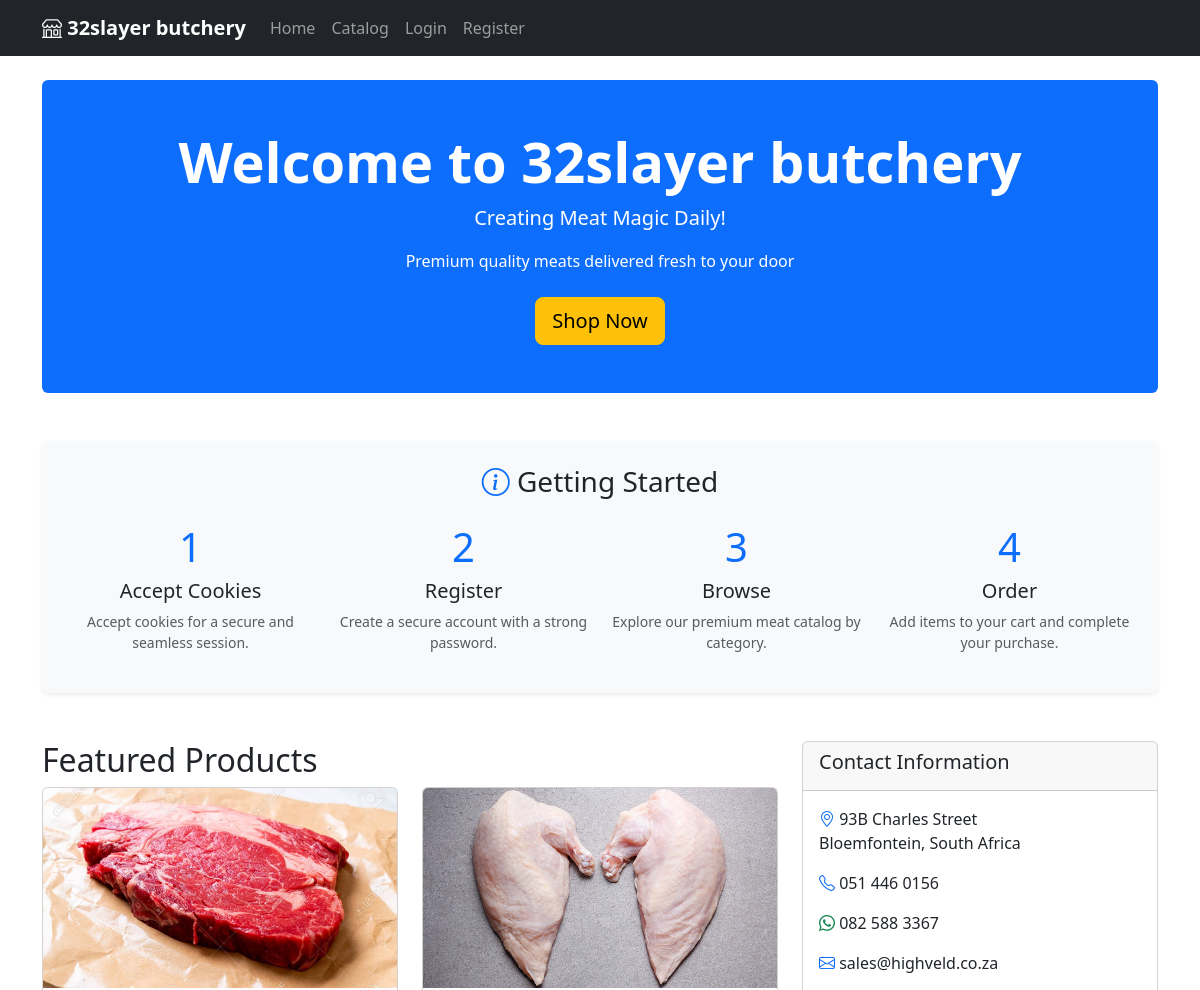
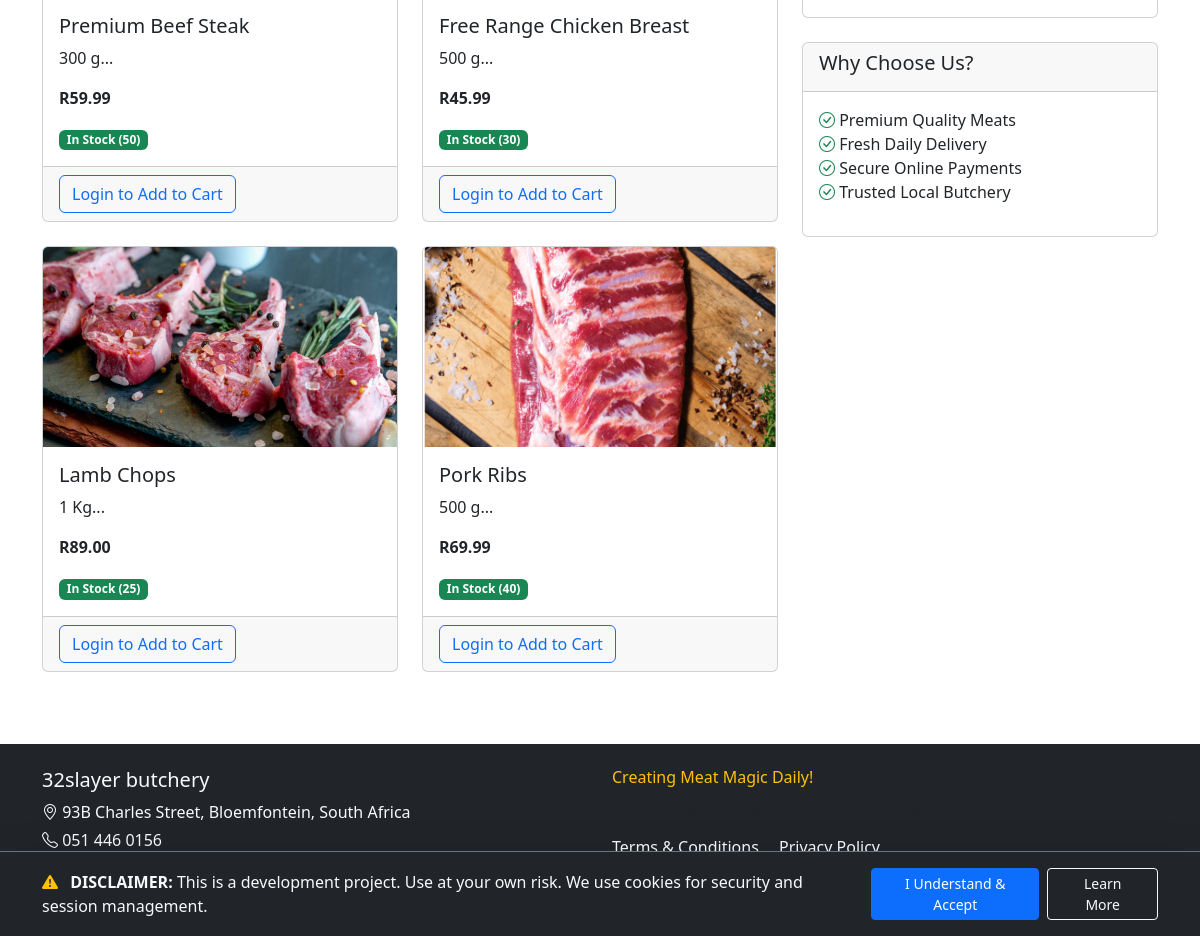
The page / on the database its author committed (2 pictures, top to bottom).
### main.py (models this page shows)
class Product(db.Model):
    id = db.Column(db.Integer, primary_key=True)
    name = db.Column(db.String(100), nullable=False)
    description = db.Column(db.Text)
    price = db.Column(db.Float, nullable=False)
    stock_quantity = db.Column(db.Integer, nullable=False, default=0)
    category = db.Column(db.String(50))
    image_url = db.Column(db.String(200))
    is_active = db.Column(db.Boolean, default=True)
    created_at = db.Column(db.DateTime, default=datetime.utcnow)

### main.py (the view)
@app.route('/')
def index():
    products = Product.query.filter_by(is_active=True).all()
    return render_template('index.html', products=products)

### main.py (called while the page is built)
@app.before_request
def check_session_validity():
    if current_user.is_authenticated:
        user = User.query.get(current_user.id)
        if not user or user.is_banned:
            logout_user()
            flash('Your session has expired or your account is no longer active.', 'error')
            return redirect(url_for('login'))
        session.permanent = True
        app.permanent_session_lifetime = timedelta(minutes=30)

@app.context_processor
def inject_site_settings():
    settings = SiteSettings.query.first()
    if not settings:
        settings = SiteSettings(background_color='#ffffff')
        db.session.add(settings)
        db.session.commit()
    return dict(site_settings=settings)

### templates/index.html
{% extends "base.html" %}
{% block content %}
<div class="hero-section bg-primary text-white py-5 mb-5 rounded">
    <div class="container text-center">
        <h1 class="display-4 fw-bold">Welcome to 32slayer butchery</h1>
        <p class="lead">Creating Meat Magic Daily!</p>
        <p class="mb-4">Premium quality meats delivered fresh to your door</p>
        <a href="{{ url_for('catalog') }}" class="btn btn-warning btn-lg">Shop Now</a>
    </div>
</div>
<div class="row mb-5">
    <div class="col-12">
        <div class="card shadow-sm border-0 bg-light">
            <div class="card-body p-4">
                <h3 class="card-title text-center mb-4"><i class="bi bi-info-circle text-primary"></i> Getting Started</h3>
                <div class="row text-center">
                    <div class="col-md-3 mb-3 mb-md-0">
                        <div class="h1 text-primary mb-2">1</div>
                        <h5>Accept Cookies</h5>
                        <p class="text-muted small">Accept cookies for a secure and seamless session.</p>
                    </div>
                    <div class="col-md-3 mb-3 mb-md-0">
                        <div class="h1 text-primary mb-2">2</div>
                        <h5>Register</h5>
                        <p class="text-muted small">Create a secure account with a strong password.</p>
                    </div>
                    <div class="col-md-3 mb-3 mb-md-0">
                        <div class="h1 text-primary mb-2">3</div>
                        <h5>Browse</h5>
                        <p class="text-muted small">Explore our premium meat catalog by category.</p>
                    </div>
                    <div class="col-md-3">
                        <div class="h1 text-primary mb-2">4</div>
                        <h5>Order</h5>
                        <p class="text-muted small">Add items to your cart and complete your purchase.</p>
                    </div>
                </div>
            </div>
        </div>
    </div>
</div>
<div class="row">
    <div class="col-md-8">
        <h2>Featured Products</h2>
        <div class="row">
            {% for product in products[:4] %}
            <div class="col-md-6 mb-4">
                <div class="card h-100">
                    {% if product.image_url %}
                    <img src="{{ url_for('static', filename=product.image_url) }}" class="card-img-top" alt="{{ product.name }}" style="height: 200px; object-fit: cover;">
                    {% else %}
                    <div class="card-img-top bg-light d-flex align-items-center justify-content-center" style="height: 200px;">
                        <i class="bi bi-image text-muted" style="font-size: 3rem;"></i>
                    </div>
                    {% endif %}
                    <div class="card-body">
                        <h5 class="card-title">{{ product.name }}</h5>
                        <p class="card-text">{{ product.description[:100] }}...</p>
                        <p class="card-text"><strong>R{{ "%.2f"|format(product.price) }}</strong></p>
                        {% if product.stock_quantity > 0 %}
                            <span class="badge bg-success">In Stock ({{ product.stock_quantity }})</span>
                        {% else %}
                            <span class="badge bg-danger">Out of Stock</span>
                        {% endif %}
                    </div>
                    <div class="card-footer">
                        {% if product.stock_quantity > 0 %}
                            {% if current_user.is_authenticated %}
                                {% if current_user.is_admin %}
                                    <a href="{{ url_for('admin_edit_product', product_id=product.id) }}" class="btn btn-warning">Edit Product</a>
                                {% else %}
                                    <a href="{{ url_for('add_to_cart', product_id=product.id) }}" class="btn btn-primary">Add to Cart</a>
                                {% endif %}
                            {% else %}
                                <a href="{{ url_for('login') }}" class="btn btn-outline-primary">Login to Add to Cart</a>
                            {% endif %}
                        {% endif %}
                    </div>
                </div>
            </div>
            {% endfor %}
        </div>
    </div>
    <div class="col-md-4">
        <div class="card">
            <div class="card-header">
                <h5>Contact Information</h5>
            </div>
            <div class="card-body">
                <p><i class="bi bi-geo-alt text-primary"></i> 93B Charles Street<br>Bloemfontein, South Africa</p>
                <p><i class="bi bi-telephone text-primary"></i> 051 446 0156</p>
                <p><i class="bi bi-whatsapp text-success"></i> 082 588 3367</p>
                <p><i class="bi bi-envelope text-primary"></i> sales@highveld.co.za</p>
            </div>
        </div>
        <div class="card mt-4">
            <div class="card-header">
                <h5>Why Choose Us?</h5>
            </div>
            <div class="card-body">
                <ul class="list-unstyled">
                    <li><i class="bi bi-check-circle text-success"></i> Premium Quality Meats</li>
                    <li><i class="bi bi-check-circle text-success"></i> Fresh Daily Delivery</li>
                    <li><i class="bi bi-check-circle text-success"></i> Secure Online Payments</li>
                    <li><i class="bi bi-check-circle text-success"></i> Trusted Local Butchery</li>
                </ul>
            </div>
        </div>
    </div>
</div>
{% endblock %}

### templates/base.html (shortened to what this page needs)
<!DOCTYPE html>
<html lang="en">
<head>
    <link href="https://cdn.jsdelivr.net/npm/bootstrap@5.3.0/dist/css/bootstrap.min.css" rel="stylesheet">
    <link rel="stylesheet" href="https://cdn.jsdelivr.net/npm/bootstrap-icons@1.7.2/font/bootstrap-icons.css">
</head>
<body style="background-color: {{ site_settings.background_color }};">
    <nav class="navbar navbar-expand-lg navbar-dark bg-dark">
        <div class="container">
            <a class="navbar-brand fw-bold" href="{{ url_for('index') }}">
                <i class="bi bi-shop"></i> 32slayer butchery
            </a>
            <div class="collapse navbar-collapse" id="navbarNav">
                <ul class="navbar-nav me-auto">
                    <li class="nav-item">
                        <a class="nav-link" href="{{ url_for('index') }}">Home</a>
                    </li>
                    <li class="nav-item">
                        <a class="nav-link" href="{{ url_for('catalog') }}">Catalog</a>
                    </li>
                    {% if current_user.is_authenticated %}
                        {% if not current_user.is_admin %}
                        <li class="nav-item">
                            <a class="nav-link" href="{{ url_for('cart') }}">
                                <i class="bi bi-cart3"></i> Cart
                                {% if session.cart %}
                                    <span class="badge bg-danger">{{ session.cart|length }}</span>
                                {% endif %}
                            </a>
                        </li>
                        {% endif %}
                        {% if current_user.is_admin %}
                        <li class="nav-item">
                            <a class="nav-link" href="{{ url_for('admin_dashboard') }}">
                                <i class="bi bi-shield-check"></i> Admin
                            </a>
                        </li>
                        {% endif %}
                        <li class="nav-item dropdown">
                            <a class="nav-link dropdown-toggle" href="#" role="button" data-bs-toggle="dropdown">
                                <i class="bi bi-person-circle"></i> {{ current_user.username }}
                                {% if current_user.is_admin %}
                                    <span class="badge bg-warning">Admin</span>
                                {% endif %}
                            </a>
                            <ul class="dropdown-menu">
                                {% if current_user.is_admin %}
                                <li><a class="dropdown-item" href="{{ url_for('admin_dashboard') }}"><i class="bi bi-shield-check"></i> Admin Dashboard</a></li>
                                <li><hr class="dropdown-divider"></li>
                                {% endif %}
                                <li><a class="dropdown-item" href="{{ url_for('logout') }}">Logout</a></li>
                            </ul>
                        </li>
                    {% else %}
                        <li class="nav-item">
                            <a class="nav-link" href="{{ url_for('login') }}">Login</a>
                        </li>
                        <li class="nav-item">
                            <a class="nav-link" href="{{ url_for('register') }}">Register</a>
                        </li>
                    {% endif %}
                </ul>
            </div>
        </div>
    </nav>
    <main class="container mt-4">
        {% block content %}{% endblock %}
    </main>
    <footer class="bg-dark text-light py-4 mt-5">
        <div class="container">
            <div class="row">
                <div class="col-md-6">
                    <h5>32slayer butchery</h5>
                    <p class="mb-1"><i class="bi bi-geo-alt"></i> 93B Charles Street, Bloemfontein, South Africa</p>
                    <p class="mb-1"><i class="bi bi-telephone"></i> 051 446 0156</p>
                    <p class="mb-1"> 082 588 3367</p>
                    <p class="mb-1"> sales@highveld.co.za</p>
                </div>
                <div class="col-md-6">
                    <h6 class="text-warning">Creating Meat Magic Daily!</h6>
                    <p class="text-muted">Your trusted partner for premium quality meats.</p>
                    <div class="mt-3">
                        <a href="{{ url_for('terms_conditions') }}" class="text-light me-3">Terms & Conditions</a>
                        <a href="#" class="text-light">Privacy Policy</a>
                    </div>
                </div>
            </div>
        </div>
    </footer>
    {% if not request.cookies.get('cookies_accepted') %}
    <div id="cookie-banner" class="fixed-bottom bg-dark text-light p-3 shadow-lg border-top border-secondary" style="z-index: 1050;">
        <div class="container d-flex flex-column flex-md-row align-items-center justify-content-between">
            <div class="mb-3 mb-md-0 pe-md-4">
                <p class="mb-0">
                    <i class="bi bi-exclamation-triangle-fill text-warning me-2"></i>
                    <strong>DISCLAIMER:</strong> This is a development project. Use at your own risk. We use cookies for security and session management.
                </p>
            </div>
            <div class="d-flex gap-2">
                <a href="{{ url_for('accept_cookies') }}" class="btn btn-primary btn-sm px-4">I Understand & Accept</a>
                <a href="{{ url_for('terms_conditions') }}" class="btn btn-outline-light btn-sm px-4">Learn More</a>
            </div>
        </div>
    </div>
    {% endif %}
</body>
</html>

### rows shown on the page
Product: image_url (picture), name "Premium Beef Steak", description "300 g", price "59.99", stock_quantity "50"
Product: image_url (picture), name "Free Range Chicken Breast", description "500 g", price "45.99", stock_quantity "30"
Product: image_url (picture), name "Lamb Chops", description "1 Kg", price "89.00", stock_quantity "25"
Product: image_url (picture), name "Pork Ribs", description "500 g", price "69.99", stock_quantity "40"
